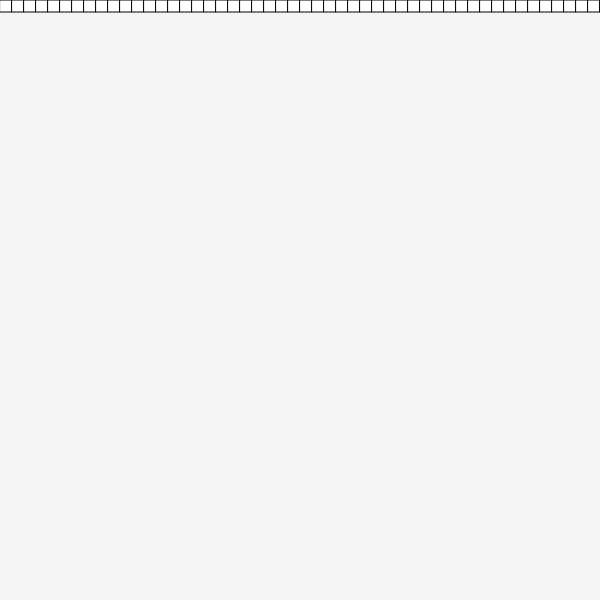
Frame 1 (no input)
Frame 60 (no input): identical to frame 1, image omitted
Frame 120 (the mouse pressed at the canvas centre since frame 60): identical to frame 1, image omitted

The p5.js sketch that drew this single still picture (run headless with seeded random() and noise() and a simulated clock; from frame 60 on, the mouse is pressed at the canvas centre):

// p5.js sketch
// ── sketch.js
let allRows = [];
let num = 50, sz = 12;
    
function setup() {
  createCanvas(600, 600);
  let first = Array(100).fill(0);
  first[first.length/2] = 1;
  allRows.push(first);
  print(allRows)
}

function draw() {

  background(245);
  for (let j = 0; j < allRows.length; j++) {
    let r = allRows[j];
    for (let i = 0; i < r.length; i++) {
      fill('white'); 
      if (r[i] === 1) {
        print('black')
        fill('black');
      }
	  square(i*sz, j*sz, sz);		
    }
  }
}

function step() {
  let next = [];
  // compute next generation...
  allRows.push(row);
}
